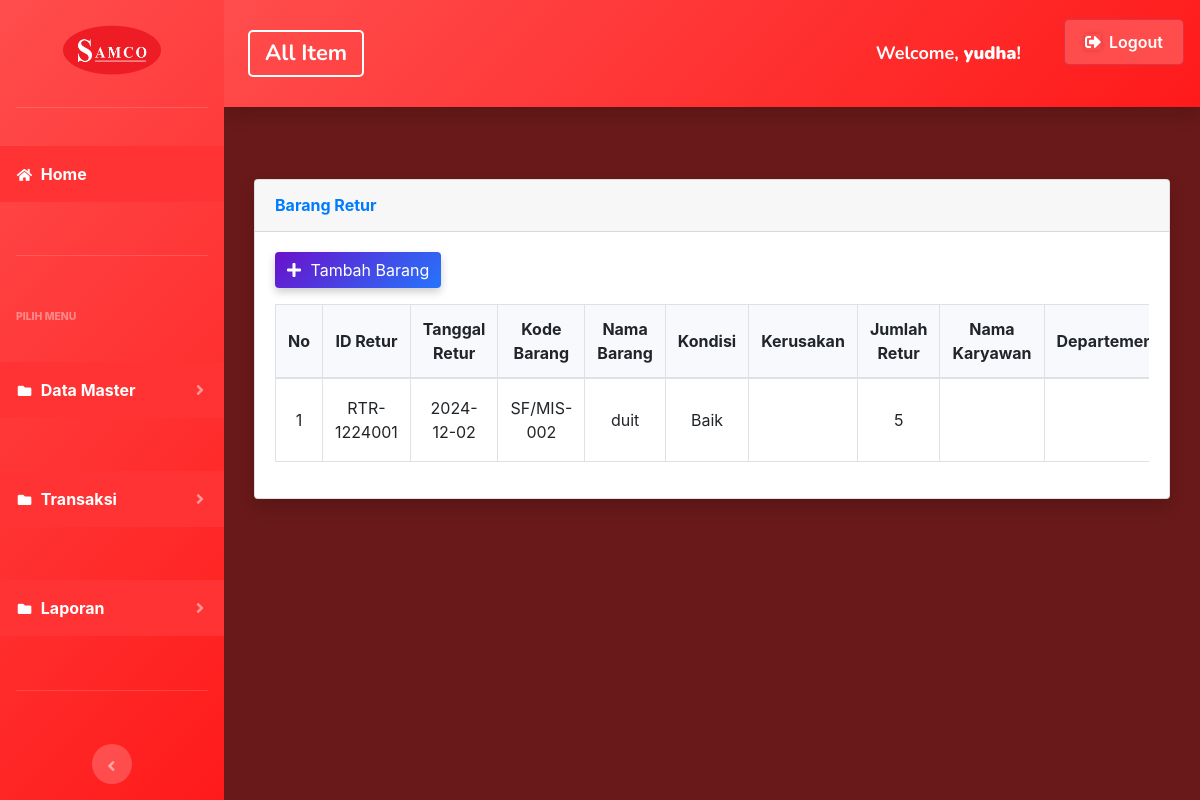
Page /index.php?page=barangretur (signed in) on the earlier database version.
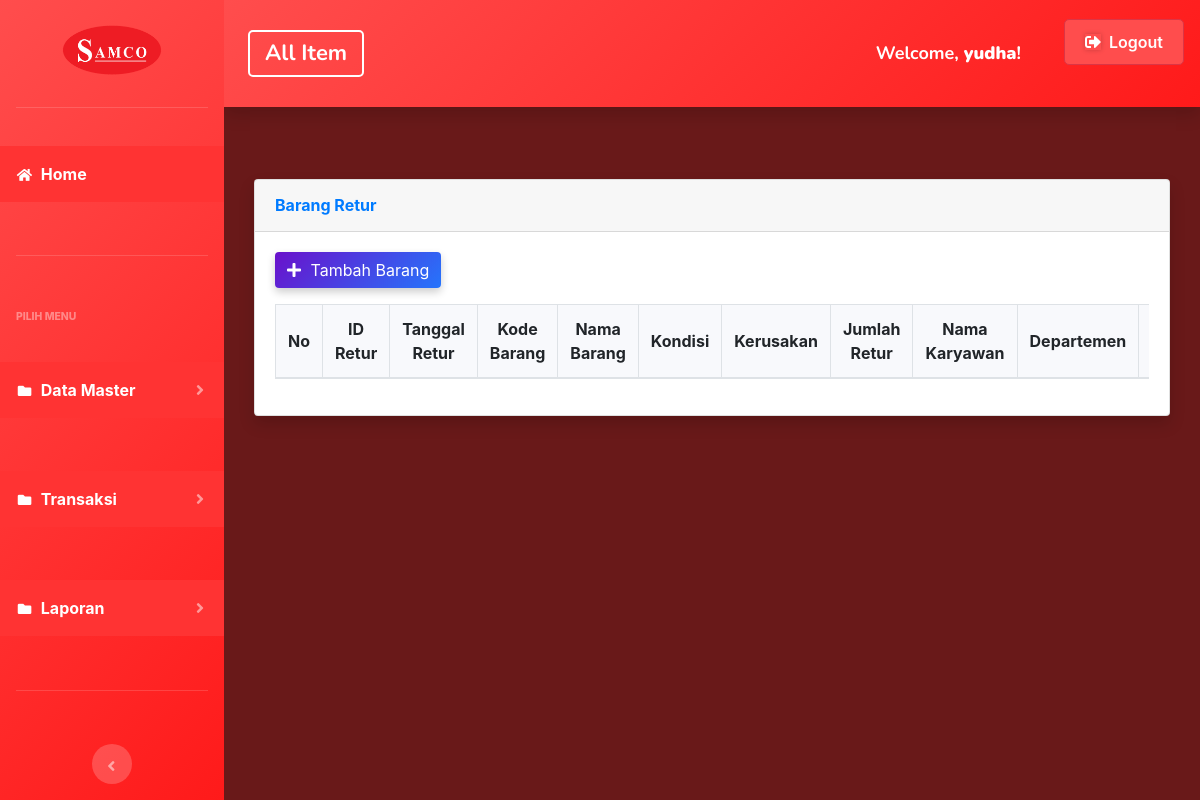
Same page on the later database version.
### tables this page shows
CREATE TABLE `barang_retur` (
  `id_retur` varchar(20) NOT NULL,
  `id_transaksi` varchar(20) DEFAULT NULL,
  `tanggal_retur` date DEFAULT NULL,
  `kode_barang` varchar(20) DEFAULT NULL,
  `nama_barang` varchar(255) DEFAULT NULL,
  `jenis_barang` varchar(100) NOT NULL,
  `kondisi` text DEFAULT NULL,
  `kerusakan_dropdown` text DEFAULT NULL,
  `kerusakan` text DEFAULT NULL,
  `jumlah` int(11) DEFAULT NULL,
  `tujuan` varchar(255) DEFAULT NULL,
  `karyawan_id` int(11) NOT NULL,
  `departemen_id` int(11) NOT NULL
);

### page/barangretur/barangretur.php (the view, shortened to what this page needs)
<div class="container-fluid">
    <div class="card shadow mb-4">
        <div class="card-header py-3">
            <h6 class="m-0 font-weight-bold text-primary">Barang Retur</h6>
        </div>
        <div class="card-body">
            <div class="mb-3">
                <a href="?page=barangretur&aksi=tambahbarangretur" class="btn btn-primary custom-btn">
                    <i class="fas fa-plus me-2"></i> Tambah Barang
                </a>
            </div>
            <div class="table-responsive">
                <table class="table table-bordered" id="barangretur" width="100%" cellspacing="0">
                    <thead>
                        <tr>
                            <th style="width: 50px; text-align: center; vertical-align: middle;">No</th>
                            <th style="width: 150px; text-align: center; vertical-align: middle;">ID Retur</th>
                            <th style="width: 150px; text-align: center; vertical-align: middle;">Tanggal Retur</th>
                            <th style="width: 150px; text-align: center; vertical-align: middle;">Kode Barang</th>
                            <th style="width: 200px; text-align: center; vertical-align: middle;">Nama Barang</th>
                            <th style="width: 100px; text-align: center; vertical-align: middle;">Kondisi</th>
                            <th style="width: 150px; text-align: center; vertical-align: middle;">Kerusakan</th>
                            <th style="width: 100px; text-align: center; vertical-align: middle;">Jumlah Retur</th>
                            <th style="width: 100px; text-align: center; vertical-align: middle;">Nama Karyawan</th>
                            <th style="width: 100px; text-align: center; vertical-align: middle;">Departemen</th>
                            <th style="width: 100px; text-align: center; vertical-align: middle;">Pengaturan</th>
                        </tr>
                    </thead>
                    <tbody>
                        <?php
                        $no = 1;
                        $sql = $koneksi->query("
                        SELECT barang_retur.*,
                               gudang.satuan,
                               daftar_karyawan.nama AS nama_karyawan,
                               departemen.nama AS nama_departemen
                        FROM barang_retur
                        INNER JOIN gudang ON barang_retur.kode_barang = gudang.kode_barang
                        LEFT JOIN daftar_karyawan ON barang_retur.karyawan_id = daftar_karyawan.id
                        LEFT JOIN departemen ON daftar_karyawan.departemen_id = departemen.id
                    ");
                        while ($data = $sql->fetch_assoc()) {
                            ?>
                            <tr>
                                <td><?php echo $no++; ?></td>
                                <td><?php echo htmlspecialchars($data['id_retur']); ?></td>
                                <td><?php echo htmlspecialchars($data['tanggal_retur']); ?></td>
                                <td><?php echo htmlspecialchars($data['kode_barang']); ?></td>
                                <td><?php echo htmlspecialchars($data['nama_barang']); ?></td>
                                <td><?php echo htmlspecialchars($data['kondisi']); ?></td>
                                <td><?php echo htmlspecialchars($data['kerusakan']); ?></td>
                                <td><?php echo htmlspecialchars($data['jumlah']); ?></td>
                                <td><?php echo htmlspecialchars($data['nama_karyawan']); ?></td>
                                <td><?php echo htmlspecialchars($data['nama_departemen']); ?></td>
                            </tr>
                        <?php } ?>
                    </tbody>
                </table>
            </div>
        </div>
    </div>
</div>

Differences in the rows shown:
no longer on this page (row edited): barang_retur: id_retur "RTR-1224001", tanggal_retur "2024-12-02", kode_barang "SF/MIS-002", nama_barang "duit", kondisi "Baik", jumlah "5"
